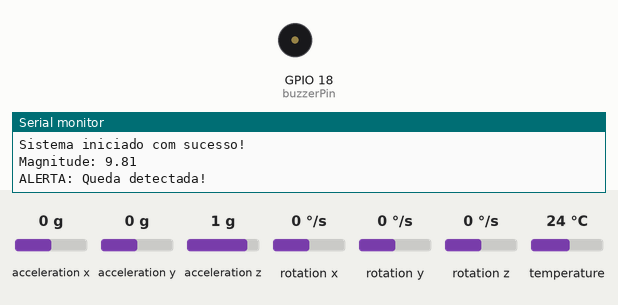
Simulated run of this sketch. Board: ESP32. Shown: buzzer (waves = sounding, pin HIGH), the last lines printed to the serial monitor. The inputs (shaded band) are chosen by the test bench; at power-on: acceleration z 1 g, acceleration x 0 g, acceleration y 0 g, rotation x 0 °/s, rotation y 0 °/s, rotation z 0 °/s, temperature 24 °C. WiFi joins after 1.5 s; servers stay silent unless stated.

Above: at 2.7 s.
2.8 s: acceleration z set to 0.8 g
At 3.3 s:
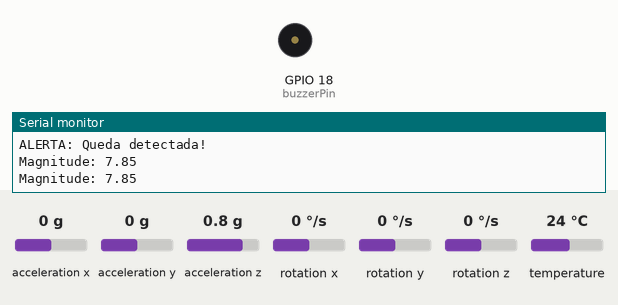
4.6 s: acceleration x set to -0.4 g
6.4 s: acceleration x set to -0.7 g
At 7.2 s:
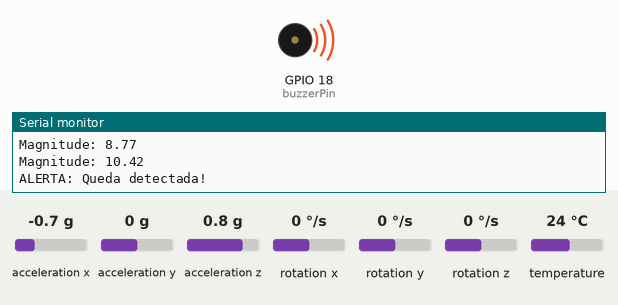
11.0 s: acceleration x set to 0 g
At 12.5 s:
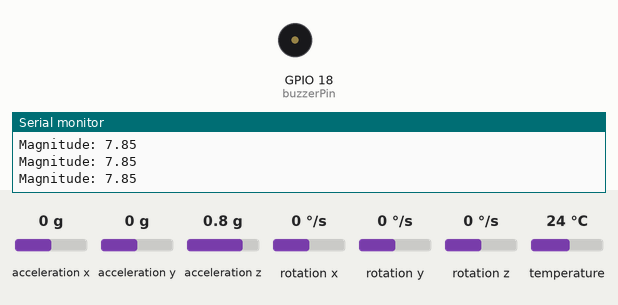
12.8 s: acceleration x set to -1.4 g
At 13.6 s:
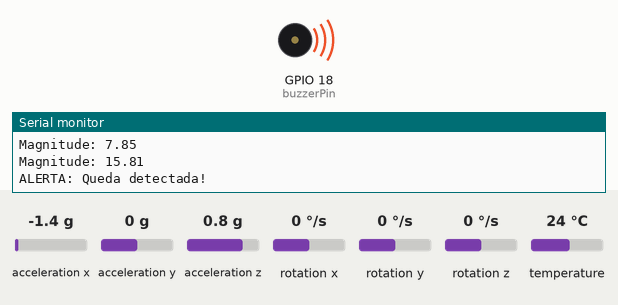
Timing chart, 0 to 18.4 s (numbered marks = the images above; inputs shaded):
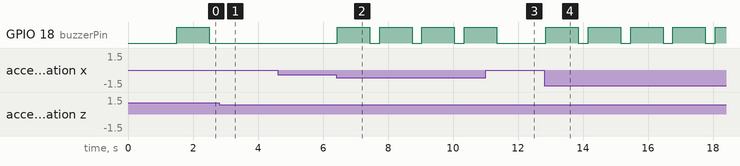

Measured:
- the behaviour switches between -0.5 and -0.6 g on acceleration x (found by bisection; images 1 and 2)
- after the input at 2.8 s, GPIO 18 (buzzerPin): stays LOW (without the input it goes to HIGH after 0.01 s)
- after the input at 6.4 s, GPIO 18 (buzzerPin): alternates HIGH for 1.0 s and LOW for 0.30 s, starting at once
- after the input at 11.0 s, GPIO 18 (buzzerPin): goes on until 11.3 s, then stays LOW
- after the input at 12.8 s, GPIO 18 (buzzerPin): alternates HIGH for 1.0 s and LOW for 0.30 s, starting after 0.06 s

The sketch:

sketch.ino
```cpp
#include <Wire.h>
#include <Adafruit_MPU6050.h>
#include <Adafruit_Sensor.h>
#include <WiFi.h>
#include <math.h>

Adafruit_MPU6050 mpu;
const int buzzerPin = 18;

void setup() {
  Serial.begin(115200);
  Serial.println("Iniciando...");

  // Conecta no WiFi do Wokwi
  WiFi.begin("Wokwi-GUEST", "");
  Serial.print("Conectando ao WiFi");
  while (WiFi.status() != WL_CONNECTED) {
    delay(500);
    Serial.print(".");
  }
  Serial.println("\nWiFi conectado!");

  // Inicializa I2C e MPU6050
  Wire.begin();
  if (!mpu.begin()) {
    Serial.println("Falha ao inicializar o MPU6050!");
    while (1) {
      delay(10);
    }
  }
  Serial.println("MPU6050 inicializado.");

  pinMode(buzzerPin, OUTPUT);
  digitalWrite(buzzerPin, LOW);

  Serial.println("Sistema iniciado com sucesso!");
}

void loop() {
  sensors_event_t a, g, temp;
  mpu.getEvent(&a, &g, &temp);

  float magnitude = sqrt(
    a.acceleration.x * a.acceleration.x +
    a.acceleration.y * a.acceleration.y +
    a.acceleration.z * a.acceleration.z
  );

  Serial.print("Magnitude: ");
  Serial.println(magnitude);

  if (magnitude > 9.5) { // limiar menor para teste
    Serial.println("ALERTA: Queda detectada!");
    digitalWrite(buzzerPin, HIGH);
    delay(1000);
    digitalWrite(buzzerPin, LOW);
  } else {
    digitalWrite(buzzerPin, LOW);
  }

  delay(300);
}
```
